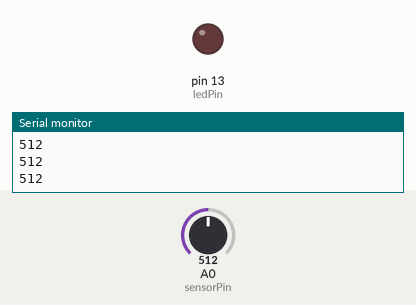
Recording of a sketch running on a simulated Arduino Uno, built with avr-gcc and run on an emulated ATmega328P. On the bench: output pins drawn as LEDs (lit = HIGH), the last lines printed to the serial monitor. The test bench sets the inputs (shaded band); at power-on: A0 (sensorPin) = 512.

Above: at 1.3 s.
1.4 s: A0 (sensorPin) set to 489
At 2.0 s:
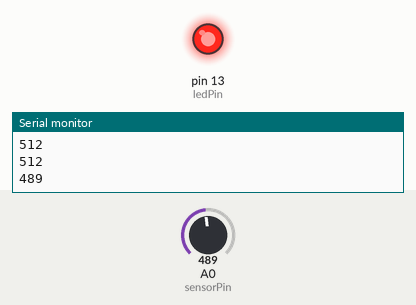
3.0 s: A0 (sensorPin) set to 510
At 4.2 s:
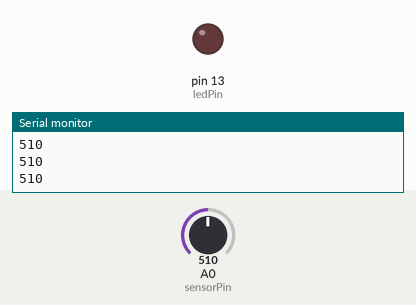
4.5 s: A0 (sensorPin) set to 490
At 5.5 s:
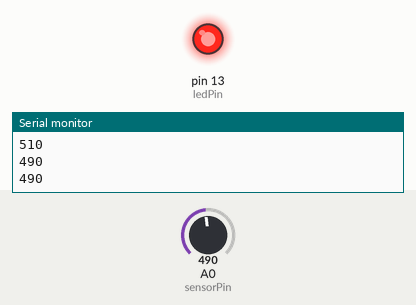
Timing chart, 0 to 7.5 s (numbered marks = the images above; inputs shaded):
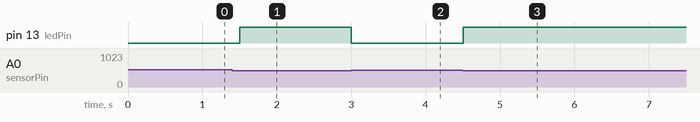

The sketch:

sketch.ino
```cpp
int sensorPin = A0;
int ledPin = 13;
int threshold = 500;

void setup() {
  pinMode(ledPin, OUTPUT);
  Serial.begin(9600);
}

void loop() {
  int moisture = analogRead(sensorPin);
  Serial.println(moisture);

  if (moisture < threshold) {
    digitalWrite(ledPin, HIGH);
  } else {
    digitalWrite(ledPin, LOW);
  }
  delay(500);
}
```

Measured:
- the behaviour switches between 500 and 499 on A0 (sensorPin) (found by bisection; images 0 and 1)
- after the input at 1.4 s, pin 13 (ledPin): LOW → HIGH after 0.10 s
- after the input at 3.0 s, pin 13 (ledPin): HIGH → LOW at once
- after the input at 4.5 s, pin 13 (ledPin): LOW → HIGH at once
